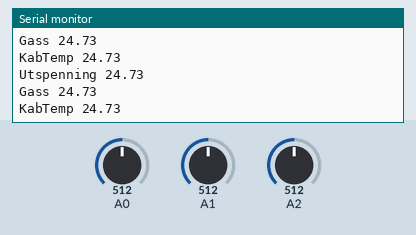
A sketch run on a simulated Arduino Uno, built with avr-gcc and run on an emulated ATmega328P. On the bench: the last lines printed to the serial monitor. The test bench sets the inputs (shaded band); at power-on: A0 = 512, A1 = 512, A2 = 512.

Above: at 1.2 s.
1.3 s: A0 set to 716
At 2.1 s:
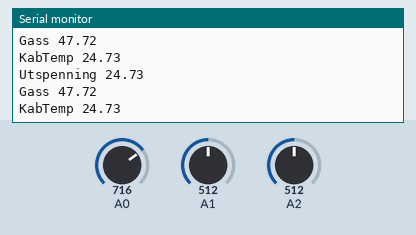
2.8 s: A1 set to 716
At 3.3 s:
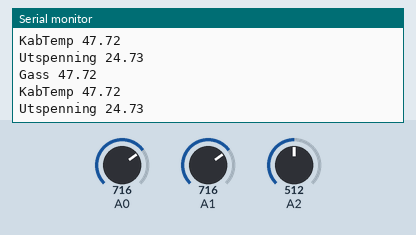
4.3 s: A2 set to 716
At 5.4 s:
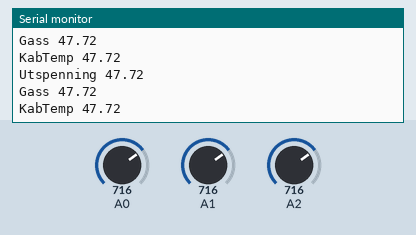
5.8 s: A0 set to 900
At 6.8 s:
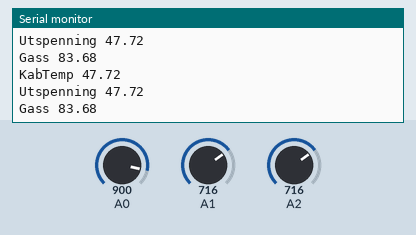
7.3 s: A1 set to 900
At 8.3 s:
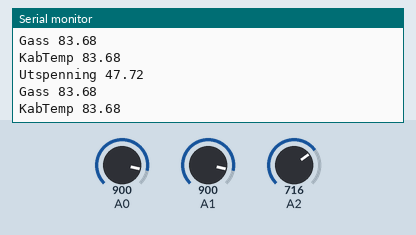
8.8 s: A2 set to 900
At 9.6 s:
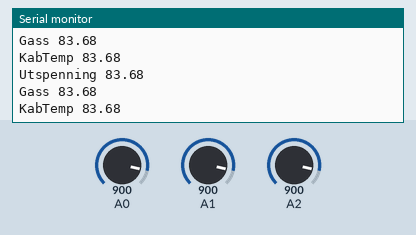
Timing chart, 0 to 9.7 s (numbered marks = the images above; inputs shaded):
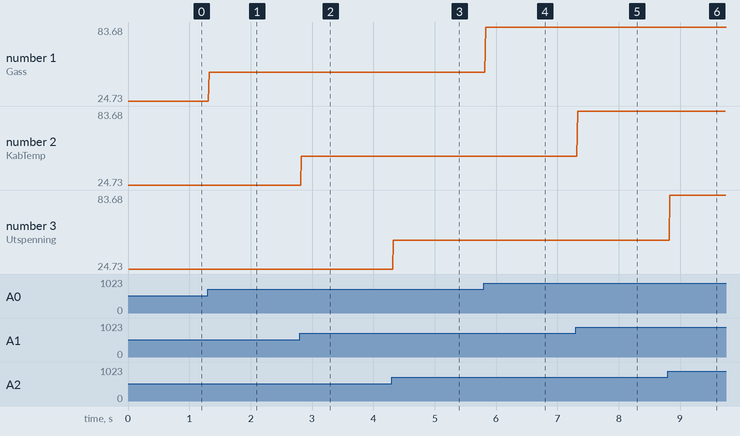

The sketch:

ekstra_sensorer.ino
```cpp
/*
 * Ekstra mikrokontroller, Arduino mini pro,
 * som senser gass, kabinettteperatur og utspenning
 * og sender det til hovedkontroller over serieporten.
 *
 */

float R1 = 10000;
float logR2, R2, T, Tc, Tf;
float c1 = 1.009249522e-03, c2 = 2.378405444e-04, c3 = 2.019202697e-07;

void setup() {
  Serial.begin(38400);

}

void loop() {
int gas=analogRead(A0);
int kabtmp=analogRead(A1);
int utsp =analogRead(A2);

R2 = R1 * (1023.0 / (float)gas - 1.0);
  logR2 = log(R2);
  T = (1.0 / (c1 + c2 * logR2 + c3 * logR2 * logR2 * logR2));
float    Gass = T - 273.15;

  R2 = R1 * (1023.0 / (float)kabtmp - 1.0);
  logR2 = log(R2);
  T = (1.0 / (c1 + c2 * logR2 + c3 * logR2 * logR2 * logR2));
float    KabTemp = T - 273.15;

  R2 = R1 * (1023.0 / (float)utsp - 1.0);
  logR2 = log(R2);
  T = (1.0 / (c1 + c2 * logR2 + c3 * logR2 * logR2 * logR2));
float    Utspenning = T - 273.15;

    Serial.println(String("Gass ")+String(Gass));
    Serial.println(String("KabTemp ")+String(KabTemp));
    Serial.println(String("Utspenning ")+String(Utspenning));

}
```

Measured:
- after the input at 1.3 s, the serial monitor: prints a new line at once (image 1)
- after the input at 2.8 s, the serial monitor: prints a new line at once (image 2)
- after the input at 4.3 s, the serial monitor: prints a new line at once (image 3)
- after the input at 5.8 s, the serial monitor: prints a new line at once (image 4)
- after the input at 7.3 s, the serial monitor: prints a new line at once (image 5)
- after the input at 8.8 s, the serial monitor: prints a new line at once (image 6)
- plotted number 1: 24.73 → 47.72 after the input at 1.3 s, 47.72 → 83.68 after the input at 5.8 s
